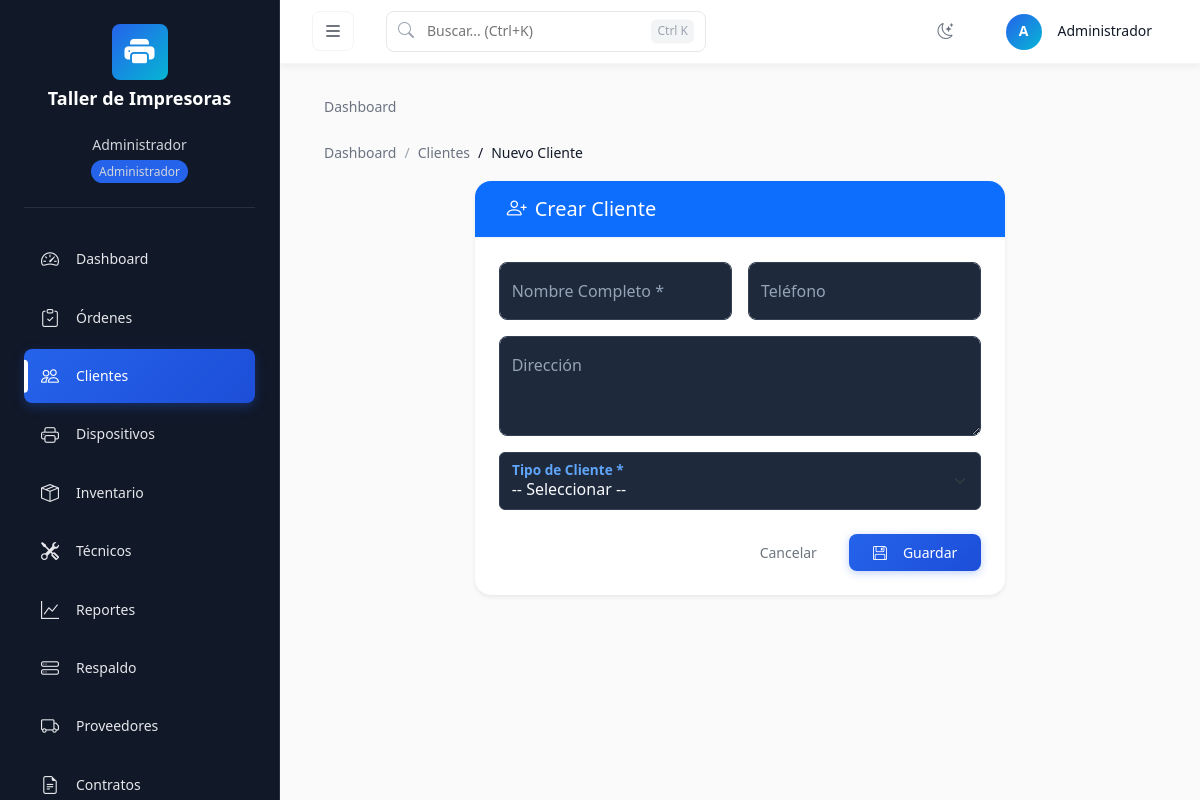
Screenshot of /clientes/nuevo (signed in) with the database file from the repository.
### models.py (models this page shows, shortened)
class Configuracion(db.Model):
    __tablename__ = 'configuracion'
    clave = db.Column(db.Text, primary_key=True)
    valor = db.Column(db.Text)

class Usuario(UserMixin, db.Model):
    __tablename__ = 'usuarios'
    id = db.Column(db.Integer, primary_key=True)
    nombre = db.Column(db.Text, nullable=False)
    usuario = db.Column(db.Text, unique=True, nullable=False)
    password_hash = db.Column(db.Text, nullable=False)
    rol = db.Column(db.Text, default='administrador')
    activo = db.Column(db.Integer, default=1)
    cliente_id = db.Column(db.Integer, db.ForeignKey('clientes.id'), nullable=True)
    cliente = db.relationship('Cliente', backref='usuario')
    ROLES_VALIDOS = ['administrador', 'tecnico', 'proveedor', 'cliente']
    PERMISOS_POR_ROL = {
        'administrador': ['ver_dashboard', 'gestionar_ordenes', 'gestionar_clientes',
                          'gestionar_inventario', 'gestionar_tecnicos', 'gestionar_proveedores',
                          'gestionar_contratos', 'ver_reportes', 'gestionar_usuarios',
                          'gestionar_configuracion', 'gestionar_backup'],
        'tecnico': ['ver_dashboard', 'gestionar_ordenes', 'ver_clientes',
                    'ver_inventario', 'ver_reportes'],
        'proveedor': ['ver_dashboard', 'ver_ordenes', 'gestionar_productos'],
        'cliente': ['ver_dashboard', 'ver_ordenes_propias', 'ver_dispositivos_propios']
    }

### routes/clientes.py (the view, shortened to what this page needs)
@clientes_bp.route('/nuevo', methods=['GET', 'POST'])
@rol_requerido(['administrador'])
def nuevo():
    return render_template('clientes/formulario.html', cliente=None, accion='Crear', tipos_cliente=Cliente.TIPOS_CLIENTE_VALIDOS)

### templates/clientes/formulario.html (shortened to what this page needs)
{% extends "base.html" %}
{% block content %}
<nav class="breadcrumbs mb-3">
    <div class="breadcrumb-item">
        <a href="/">Dashboard</a>
    </div>
    <div class="breadcrumb-item">
        <a href="/clientes/">Clientes</a>
    </div>
    <div class="breadcrumb-item active">Nuevo Cliente</div>
</nav>
<div class="container-fluid">
    <div class="row justify-content-center">
        <div class="col-md-10 col-lg-8">
            <div class="card shadow-sm border-0">
                <div class="card-header bg-primary text-white py-3">
                    <h4 class="mb-0 fs-5"><i class="bi bi-person-plus me-2"></i>Crear Cliente</h4>
                </div>
                <div class="card-body p-4">
                    <form method="POST" action="{% if cliente %}{{ url_for('clientes.editar', id=cliente.id) }}{% else %}{{ url_for('clientes.nuevo') }}{% endif %}">
                        <div class="row g-3">
                            <div class="col-12 col-md-6">
                                <div class="form-floating">
                                    <input type="text" class="form-control" id="nombre" name="nombre" value="{{ cliente.nombre if cliente else '' }}" required autofocus placeholder="Nombre Completo">
                                    <label for="nombre">Nombre Completo *</label>
                                </div>
                            </div>
                            <div class="col-12 col-md-6">
                                <div class="form-floating">
                                    <input type="tel" class="form-control" id="telefono" name="telefono" value="{{ cliente.telefono if cliente else '' }}" placeholder="Teléfono">
                                    <label for="telefono">Teléfono</label>
                                </div>
                            </div>
                            <div class="col-12">
                                <div class="form-floating">
                                    <textarea class="form-control" id="direccion" name="direccion" placeholder="Dirección" style="height: 100px;">{{ cliente.direccion if cliente else '' }}</textarea>
                                    <label for="direccion">Dirección</label>
                                </div>
                            </div>
                            <div class="col-12">
                                <div class="form-floating">
                                    <select class="form-select" id="tipo_cliente" name="tipo_cliente" required aria-label="Tipo de Cliente">
                                        <option value="" selected disabled>-- Seleccionar --</option>
                                        {% set tipos = tipos_cliente if tipos_cliente else ['TCP', 'Mypyme', 'PDL', 'Empresa Estatal', 'CNA', 'CPA', 'Persona natural'] %}
                                    </select>
                                    <label for="tipo_cliente">Tipo de Cliente *</label>
                                </div>
                            </div>
                            <div class="col-12 d-flex justify-content-end gap-2 mt-4">
                                <a href="{{ url_for('clientes.index') }}" class="btn btn-outline-secondary px-4 py-2">Cancelar</a>
                                <button type="submit" class="btn btn-primary px-4 py-2 d-inline-flex align-items-center">
                                    <i class="bi bi-floppy me-2"></i> Guardar
                                </button>
                            </div>
                        </div>
                    </form>
                </div>
            </div>
        </div>
    </div>
</div>
{% endblock %}

### templates/base.html (shortened to what this page needs)
<!DOCTYPE html>
<html lang="es">
<head>
    <link rel="stylesheet" href="{{ url_for('static', filename='css/icons/bootstrap-icons.min.css') }}">
    <link rel="stylesheet" href="{{ url_for('static', filename='css/bootstrap.min.css') }}">
    <link rel="stylesheet" href="{{ url_for('static', filename='css/custom.css') }}">
</head>
<body>
    {% if current_user.is_authenticated %}
    <nav class="sidebar" id="sidebar">
        <div class="sidebar-header">
            <div class="taller-brand">
                {% if config_taller.get('logotipo_taller') %}
                    <img src="{{ url_for('static', filename=config_taller.get('logotipo_taller').replace('static/', '')) }}"
                         alt="Logotipo del taller" class="taller-logo">
                {% else %}
                    <div class="taller-icon"><i class="bi bi-printer-fill"></i></div>
                {% endif %}
                <h4 class="taller-name">
                    {% if config_taller.get('nombre_taller') %}
                        {{ config_taller.get('nombre_taller') }}
                    {% else %}
                        MegaPrint Lab
                    {% endif %}
                </h4>
            </div>
            <div class="user-info">
                <div>{{ current_user.nombre }}</div>
                {% if current_user.rol %}
                <span class="user-role-badge">{{ current_user.rol | capitalize }}</span>
                {% endif %}
            </div>
        </div>
        <ul class="sidebar-nav nav flex-column">
            <li class="nav-item">
                <a class="nav-link {% if request.endpoint == 'dashboard' %}active{% endif %}" href="{{ url_for('dashboard') }}">
                    <i class="bi bi-speedometer2 nav-icon"></i>
                    <span class="nav-text">Dashboard</span>
                </a>
            </li>
            {% if current_user.rol == 'administrador' or current_user.rol == 'tecnico' %}
            <li class="nav-item">
                <a class="nav-link {% if 'ordenes' in request.endpoint %}active{% endif %}" href="{{ url_for('ordenes.index') }}">
                    <i class="bi bi-clipboard-check nav-icon"></i>
                    <span class="nav-text">Órdenes</span>
                </a>
            </li>
            {% endif %}
            {% if current_user.rol == 'administrador' %}
            <li class="nav-item">
                <a class="nav-link {% if 'clientes' in request.endpoint %}active{% endif %}" href="{{ url_for('clientes.index') }}">
                    <i class="bi bi-people nav-icon"></i>
                    <span class="nav-text">Clientes</span>
                </a>
            </li>
            {% endif %}
            {% if current_user.rol == 'administrador' or current_user.rol == 'tecnico' %}
            <li class="nav-item">
                <a class="nav-link {% if 'dispositivos' in request.endpoint %}active{% endif %}" href="{{ url_for('dispositivos.index') }}">
                    <i class="bi bi-printer nav-icon"></i>
                    <span class="nav-text">Dispositivos</span>
                </a>
            </li>
            {% endif %}
            {% if current_user.rol == 'administrador' or current_user.rol == 'tecnico' or current_user.rol == 'proveedor' %}
            <li class="nav-item">
                <a class="nav-link {% if 'inventario' in request.endpoint %}active{% endif %}" href="{{ url_for('inventario.index') }}">
                    <i class="bi bi-box-seam nav-icon"></i>
                    <span class="nav-text">Inventario</span>
                </a>
            </li>
            {% endif %}
            {% if current_user.rol == 'administrador' %}
            <li class="nav-item">
                <a class="nav-link {% if 'tecnicos' in request.endpoint %}active{% endif %}" href="{{ url_for('tecnicos.index') }}">
                    <i class="bi bi-tools nav-icon"></i>
                    <span class="nav-text">Técnicos</span>
                </a>
            </li>
            {% endif %}
            {% if current_user.rol == 'administrador' %}
            <li class="nav-item">
                <a class="nav-link {% if 'reportes' in request.endpoint %}active{% endif %}" href="{{ url_for('reportes.index') }}">
                    <i class="bi bi-graph-up nav-icon"></i>
                    <span class="nav-text">Reportes</span>
                </a>
            </li>
            {% endif %}
            {% if current_user.rol == 'administrador' %}
            <li class="nav-item">
                <a class="nav-link {% if 'backup' in request.endpoint %}active{% endif %}" href="{{ url_for('backup.index') }}">
                    <i class="bi bi-hdd-stack nav-icon"></i>
                    <span class="nav-text">Respaldo</span>
                </a>
            </li>
            {% endif %}
            {% if current_user.rol == 'administrador' %}
            <li class="nav-item">
                <a class="nav-link {% if 'proveedores' in request.endpoint %}active{% endif %}" href="{{ url_for('proveedores.index') }}">
                    <i class="bi bi-truck nav-icon"></i>
                    <span class="nav-text">Proveedores</span>
                </a>
            </li>
            {% endif %}
            {% if current_user.rol == 'administrador' %}
            <li class="nav-item">
                <a class="nav-link {% if 'contratos' in request.endpoint %}active{% endif %}" href="{{ url_for('contratos.index') }}">
                    <i class="bi bi-file-earmark-text nav-icon"></i>
                    <span class="nav-text">Contratos</span>
                </a>
            </li>
            {% endif %}
        </ul>
    </nav>
    <header class="navbar-top d-none d-md-flex">
        <div class="navbar-left">
            <button class="btn btn-icon sidebar-toggle-btn-desktop" type="button" id="sidebarToggleBtn" aria-label="Colapsar menú">
                <i class="bi bi-list"></i>
            </button>
            <div class="search-global">
                <span class="search-icon"><i class="bi bi-search"></i></span>
                <input type="text" class="search-input" placeholder="Buscar... (Ctrl+K)" id="searchGlobal">
                <span class="search-shortcut">Ctrl K</span>
            </div>
        </div>
        <div class="navbar-right">
            <button class="btn-icon" type="button" aria-label="Notificaciones" id="themeToggle">
                <i class="bi bi-moon-stars"></i>
            </button>
            <div class="user-menu">
                <div class="user-avatar">{{ current_user.nombre[0].upper() }}</div>
                <span class="user-name">{{ current_user.nombre }}</span>
            </div>
        </div>
    </header>
    <main class="main-content">
        <div class="container-fluid">
        {% block breadcrumbs %}
        <nav class="breadcrumbs">
            <div class="breadcrumb-item">
                <a href="{{ url_for('dashboard') }}">Dashboard</a>
            </div>
        </nav>
        {% endblock %}
        {% block content %}{% endblock %}
        </div>
    </main>
    {% endif %}
</body>
</html>

### rows the page displays
Configuracion: get "Taller de Impresoras"
Usuario: nombre "Administrador", rol "Administrador", nombre "A"
